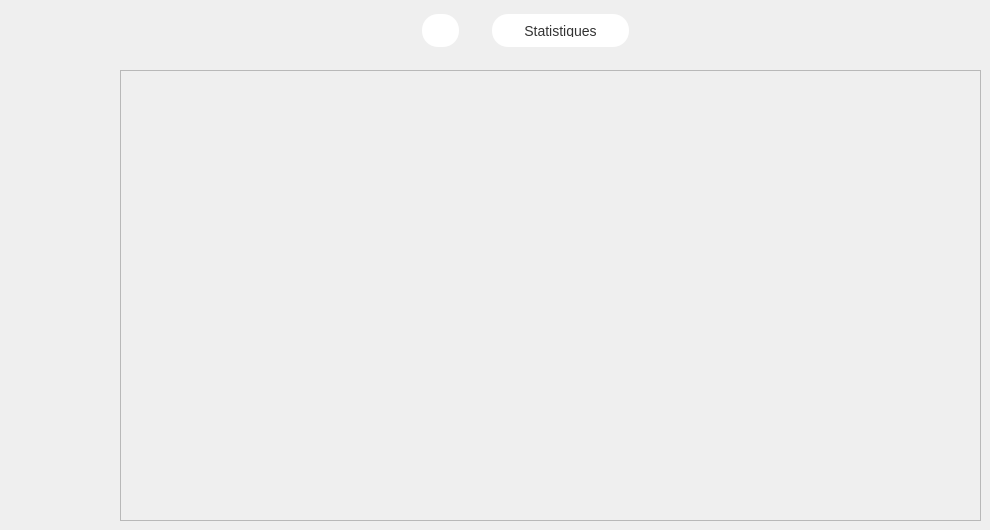
      <widget class="QWidget" name="TABStat_2">
       <attribute name="title">
        <string>Statistiques</string>
       </attribute>
       <widget class="QFrame" name="frame_10">
        <property name="geometry">
         <rect>
          <x>120</x>
          <y>70</y>
          <width>861</width>
          <height>451</height>
         </rect>
        </property>
        <property name="frameShape">
         <enum>QFrame::StyledPanel</enum>
        </property>
        <property name="frameShadow">
         <enum>QFrame::Raised</enum>
        </property>
       </widget>
       <widget class="QPushButton" name="Button_stat_3">
        <property name="geometry">
         <rect>
          <x>490</x>
          <y>10</y>
          <width>141</width>
          <height>41</height>
         </rect>
        </property>
        <property name="styleSheet">
         <string notr="true">QPushButton {
   background-color: #fff;
   border: none;
   color: #333;
   padding: 10px 20px;
   text-align: center;
   text-decoration: none;
   display: inline-block;
   font-size: 14px;
   margin: 4px 2px;
   cursor: pointer;
   border-radius: 16px;

}

QPushButton:hover {
   background-color: #EF829B;
}


QPushButton::pressed
{
	background-color: #EF829B;

}</string>
        </property>
        <property name="text">
         <string>Statistiques</string>
        </property>
        <property name="icon">
         <iconset>
          <normaloff>:/ico/icons/trending-down.svg</normaloff>:/ico/icons/trending-down.svg</iconset>
        </property>
        <property name="iconSize">
         <size>
          <width>20</width>
          <height>20</height>
         </size>
        </property>
       </widget>
       <widget class="QPushButton" name="Button_stat_4">
        <property name="geometry">
         <rect>
          <x>420</x>
          <y>10</y>
          <width>41</width>
          <height>41</height>
         </rect>
        </property>
        <property name="styleSheet">
         <string notr="true">QPushButton {
   background-color: #fff;
   border: none;
   color: #333;
   padding: 10px 20px;
   text-align: center;
   text-decoration: none;
   display: inline-block;
   font-size: 14px;
   margin: 4px 2px;
   cursor: pointer;
   border-radius: 16px;

}

QPushButton:hover {
   background-color: #EF829B;
}


QPushButton::pressed
{
	background-color: #EF829B;

}</string>
        </property>
        <property name="text">
         <string/>
        </property>
        <property name="icon">
         <iconset resource="res.qrc">
          <normaloff>:/icons/icons/feather/refresh-cw.svg</normaloff>:/icons/icons/feather/refresh-cw.svg</iconset>
        </property>
        <property name="iconSize">
         <size>
          <width>20</width>
          <height>20</height>
         </size>
        </property>
       </widget>
      </widget>
